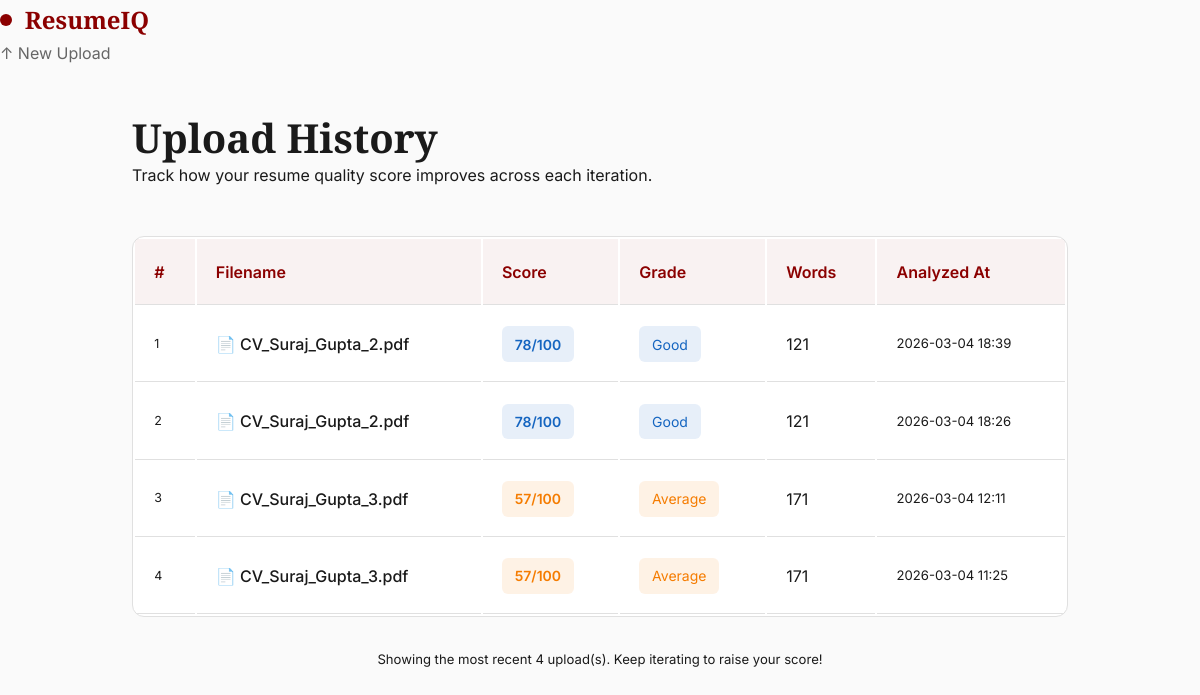
Before: /history with the older database file.
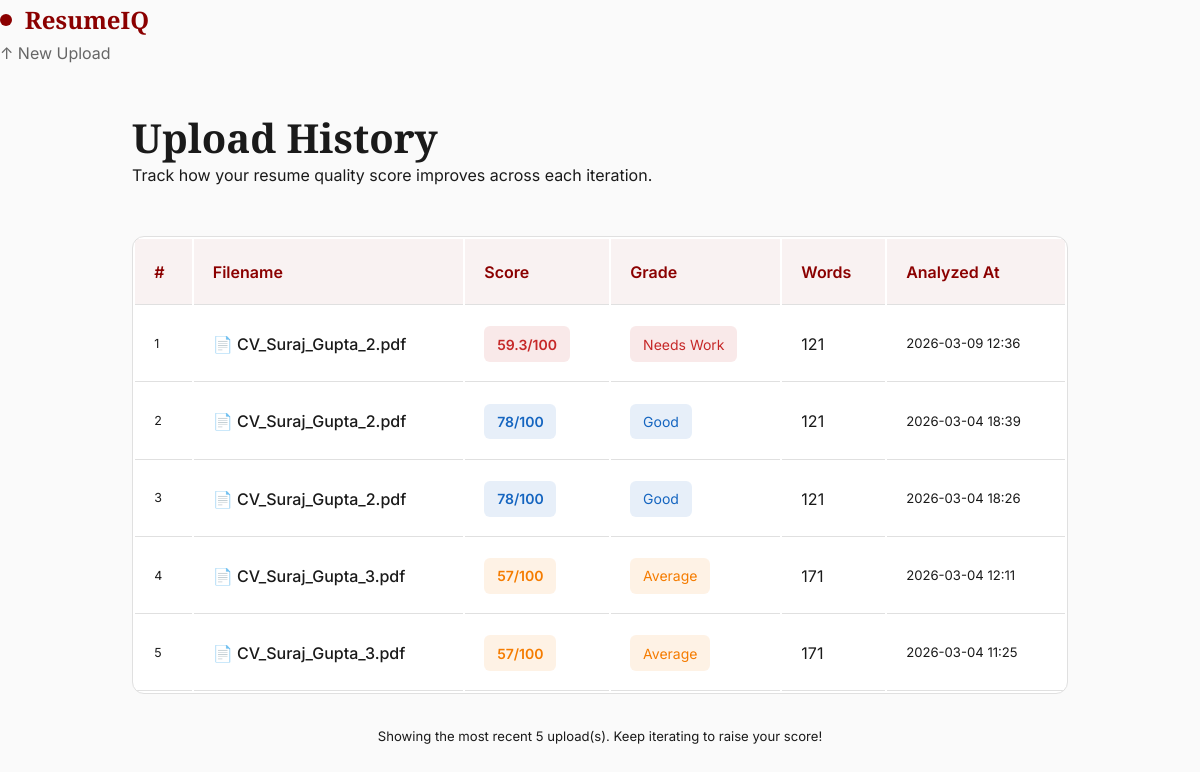
After: the same page with the newer database file.
### tables this page shows
CREATE TABLE uploads (
                id         INTEGER PRIMARY KEY AUTOINCREMENT,
                filename   TEXT    NOT NULL,
                score      INTEGER NOT NULL,
                grade      TEXT    NOT NULL,
                word_count INTEGER NOT NULL,
                timestamp  TEXT    NOT NULL
            , job_role TEXT, company TEXT, job_description TEXT);

### app.py (the view)
@app.route("/history")
def history():
    with get_db() as conn:
        rows = conn.execute(
            "SELECT * FROM uploads ORDER BY id DESC LIMIT 50"
        ).fetchall()
    records = [dict(row) for row in rows]
    return render_template("history.html", records=records)

### app.py (called while the page is built)
def get_db():
    conn = sqlite3.connect(DB_PATH)
    conn.row_factory = sqlite3.Row
    return conn

### templates/history.html (shortened to what this page needs)
<!DOCTYPE html>
<html lang="en">
<head>
  <link rel="stylesheet" href="{{ url_for('static', filename='css/editorial.css') }}">
</head>
<body>
  <nav class="report-nav">
    <a href="/" class="nav-logo">
      <div class="nav-logo-dot"></div>
      ResumeIQ
    </a>
    <div class="nav-actions">
      <a href="/" class="btn-ghost">↑ New Upload</a>
    </div>
  </nav>
  <div class="history-wrapper">
    <div class="history-header">
      <h1>Upload History</h1>
      <p>Track how your resume quality score improves across each iteration.</p>
    </div>
    {% if records %}
      <table class="history-table">
        <thead>
          <tr>
            <th>#</th>
            <th>Filename</th>
            <th>Score</th>
            <th>Grade</th>
            <th>Words</th>
            <th>Analyzed At</th>
          </tr>
        </thead>
        <tbody>
          {% for rec in records %}
          <tr>
            <td style="color:var(--col-ink-soft); font-size:0.78rem;">{{ loop.index }}</td>
            <td style="font-weight:500;">📄 {{ rec.filename }}</td>
            <td>
              {% set grade_class = rec.grade | lower | replace(' ', '-') %}
              <span class="score-badge {{ grade_class }}">
                {{ rec.score }}/100
              </span>
            </td>
            <td>
              <span class="score-badge {{ grade_class }}" style="font-weight:400;">{{ rec.grade }}</span>
            </td>
            <td style="color:var(--col-ink-soft);">{{ rec.word_count }}</td>
            <td style="color:var(--col-ink-soft); font-size:0.82rem;">{{ rec.timestamp }}</td>
          </tr>
          {% endfor %}
        </tbody>
      </table>
      <div style="margin-top:var(--sp-lg); font-size:0.82rem; color:var(--col-ink-soft); text-align:center;">
        Showing the most recent {{ records | length }} upload(s). Keep iterating to raise your score!
      </div>
    {% endif %}
  </div>
</body>
</html>

Changed rows visible on the page:
added uploads: filename "CV_Suraj_Gupta_2.pdf", score "59.3", grade "Needs Work", word_count "121", timestamp "2026-03-09 12:36"
Other visible differences:
{{ records | length }}: "4" → "5"
